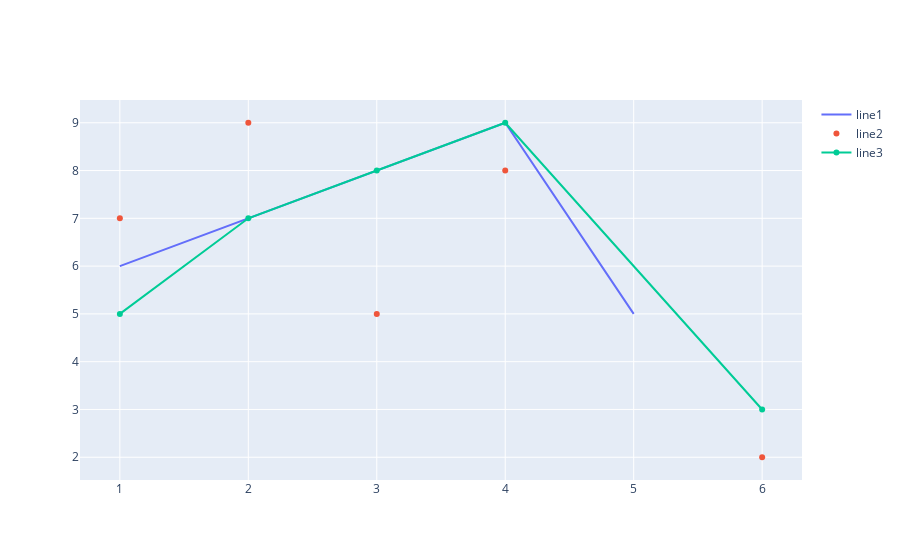

Source (notebook cell):
### Code cell
fig.add_trace(go.Scatter(x=x1 ,y=y1, name = "line1" , mode = "lines"))
fig.add_trace(go.Scatter(x=x2,y=y2 , name = "line2" , mode = "markers"))
fig.add_trace(go.Scatter(x=x3,y=y3 , name = "line3" ,  mode= "lines+markers"))

### Figure 1 — Plotly figure (JSON) as saved in the notebook; plotly's stock layout.template omitted (floating-point values rounded to 4 significant figures)
{"data": [{"mode": "lines", "name": "line1", "type": "scatter", "x": [1, 2, 3, 4, 5], "y": [6, 7, 8, 9, 5]}, {"mode": "markers", "name": "line2", "type": "scatter", "x": [1, 3, 4, 2, 6], "y": [7, 5, 8, 9, 2]}, {"mode": "lines+markers", "name": "line3", "type": "scatter", "x": [1, 2, 3, 4, 6], "y": [5, 7, 8, 9, 3]}], "layout": {}}
